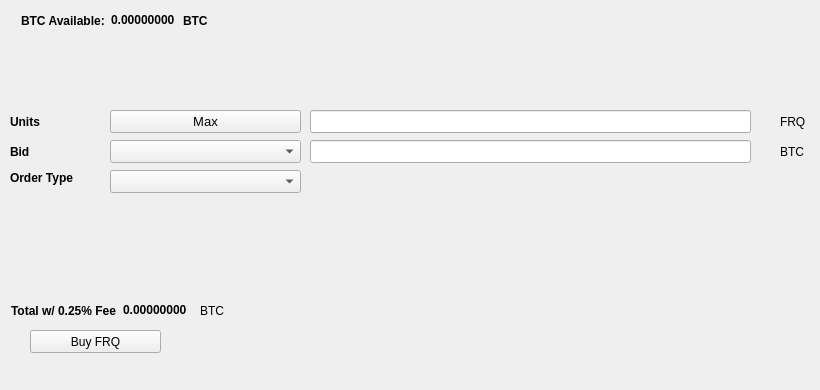
   <widget class="QWidget" name="BuyTab">
    <attribute name="title">
     <string>Buy</string>
    </attribute>
    <widget class="QPushButton" name="BuyFRQ">
     <property name="geometry">
      <rect>
       <x>30</x>
       <y>330</y>
       <width>131</width>
       <height>23</height>
      </rect>
     </property>
     <property name="text">
      <string>Buy FRQ</string>
     </property>
     <property name="icon">
      <iconset resource="../frequency.qrc">
       <normaloff>:/icons/bitcoin</normaloff>:/icons/bitcoin</iconset>
     </property>
    </widget>
    <widget class="QLabel" name="label_3">
     <property name="geometry">
      <rect>
       <x>10</x>
       <y>110</y>
       <width>46</width>
       <height>23</height>
      </rect>
     </property>
     <property name="font">
      <font>
       <weight>75</weight>
       <bold>true</bold>
      </font>
     </property>
     <property name="text">
      <string>Units</string>
     </property>
    </widget>
    <widget class="QLineEdit" name="UnitsInput">
     <property name="geometry">
      <rect>
       <x>310</x>
       <y>110</y>
       <width>441</width>
       <height>23</height>
      </rect>
     </property>
     <property name="font">
      <font>
       <pointsize>9</pointsize>
       <weight>75</weight>
       <bold>true</bold>
      </font>
     </property>
    </widget>
    <widget class="QLineEdit" name="BuyBidPriceEdit">
     <property name="geometry">
      <rect>
       <x>310</x>
       <y>140</y>
       <width>441</width>
       <height>23</height>
      </rect>
     </property>
     <property name="font">
      <font>
       <pointsize>9</pointsize>
       <weight>75</weight>
       <bold>true</bold>
      </font>
     </property>
    </widget>
    <widget class="QLabel" name="label_4">
     <property name="geometry">
      <rect>
       <x>780</x>
       <y>110</y>
       <width>31</width>
       <height>23</height>
      </rect>
     </property>
     <property name="text">
      <string>FRQ</string>
     </property>
    </widget>
    <widget class="QLabel" name="label_5">
     <property name="geometry">
      <rect>
       <x>780</x>
       <y>140</y>
       <width>31</width>
       <height>23</height>
      </rect>
     </property>
     <property name="text">
      <string>BTC</string>
     </property>
    </widget>
    <widget class="QLabel" name="label_6">
     <property name="geometry">
      <rect>
       <x>10</x>
       <y>140</y>
       <width>46</width>
       <height>23</height>
      </rect>
     </property>
     <property name="font">
      <font>
       <weight>75</weight>
       <bold>true</bold>
      </font>
     </property>
     <property name="text">
      <string>Bid</string>
     </property>
    </widget>
    <widget class="QLabel" name="label_7">
     <property name="geometry">
      <rect>
       <x>10</x>
       <y>170</y>
       <width>91</width>
       <height>16</height>
      </rect>
     </property>
     <property name="font">
      <font>
       <weight>75</weight>
       <bold>true</bold>
      </font>
     </property>
     <property name="text">
      <string>Order Type</string>
     </property>
    </widget>
    <widget class="QPushButton" name="Buy_Max_Amount">
     <property name="geometry">
      <rect>
       <x>110</x>
       <y>110</y>
       <width>191</width>
       <height>23</height>
      </rect>
     </property>
     <property name="font">
      <font>
       <pointsize>10</pointsize>
      </font>
     </property>
     <property name="text">
      <string>Max</string>
     </property>
    </widget>
    <widget class="QComboBox" name="BuyBidcomboBox">
     <property name="geometry">
      <rect>
       <x>110</x>
       <y>140</y>
       <width>191</width>
       <height>23</height>
      </rect>
     </property>
     <property name="font">
      <font>
       <pointsize>10</pointsize>
      </font>
     </property>
    </widget>
    <widget class="QComboBox" name="buyOrdertypeCombo">
     <property name="geometry">
      <rect>
       <x>110</x>
       <y>170</y>
       <width>191</width>
       <height>23</height>
      </rect>
     </property>
     <property name="font">
      <font>
       <pointsize>10</pointsize>
      </font>
     </property>
    </widget>
    <widget class="QWidget" name="layoutWidget1">
     <property name="geometry">
      <rect>
       <x>21</x>
       <y>11</y>
       <width>227</width>
       <height>19</height>
      </rect>
     </property>
     <layout class="QHBoxLayout" name="horizontalLayout_3">
      <item>
       <widget class="QLabel" name="label232">
        <property name="font">
         <font>
          <weight>75</weight>
          <bold>true</bold>
         </font>
        </property>
        <property name="text">
         <string>BTC Available:</string>
        </property>
       </widget>
      </item>
      <item>
       <widget class="QLabel" name="BtcAvailableLbl">
        <property name="palette">
         <palette>
          <active>
           <colorrole role="WindowText">
            <brush brushstyle="SolidPattern">
             <color alpha="255">
              <red>0</red>
              <green>0</green>
              <blue>0</blue>
             </color>
            </brush>
           </colorrole>
           <colorrole role="Button">
            <brush brushstyle="SolidPattern">
             <color alpha="255">
              <red>0</red>
              <green>170</green>
              <blue>0</blue>
             </color>
            </brush>
           </colorrole>
           <colorrole role="Light">
            <brush brushstyle="SolidPattern">
             <color alpha="255">
              <red>0</red>
              <green>255</green>
              <blue>0</blue>
             </color>
            </brush>
           </colorrole>
           <colorrole role="Midlight">
            <brush brushstyle="SolidPattern">
             <color alpha="255">
              <red>0</red>
              <green>212</green>
              <blue>0</blue>
             </color>
            </brush>
           </colorrole>
           <colorrole role="Dark">
            <brush brushstyle="SolidPattern">
             <color alpha="255">
              <red>0</red>
              <green>85</green>
              <blue>0</blue>
             </color>
            </brush>
           </colorrole>
           <colorrole role="Mid">
            <brush brushstyle="SolidPattern">
             <color alpha="255">
              <red>0</red>
              <green>113</green>
              <blue>0</blue>
             </color>
            </brush>
           </colorrole>
           <colorrole role="Text">
            <brush brushstyle="SolidPattern">
             <color alpha="255">
              <red>0</red>
              <green>170</green>
              <blue>0</blue>
             </color>
            </brush>
           </colorrole>
           <colorrole role="BrightText">
            <brush brushstyle="SolidPattern">
             <color alpha="255">
              <red>255</red>
              <green>255</green>
              <blue>255</blue>
             </color>
            </brush>
           </colorrole>
           <colorrole role="ButtonText">
            <brush brushstyle="SolidPattern">
             <color alpha="255">
              <red>0</red>
              <green>0</green>
              <blue>0</blue>
             </color>
            </brush>
           </colorrole>
           <colorrole role="Base">
            <brush brushstyle="SolidPattern">
             <color alpha="255">
              <red>255</red>
              <green>255</green>
              <blue>255</blue>
             </color>
            </brush>
           </colorrole>
           <colorrole role="Window">
            <brush brushstyle="SolidPattern">
             <color alpha="255">
              <red>0</red>
              <green>170</green>
              <blue>0</blue>
             </color>
            </brush>
           </colorrole>
           <colorrole role="Shadow">
            <brush brushstyle="SolidPattern">
             <color alpha="255">
              <red>0</red>
              <green>0</green>
              <blue>0</blue>
             </color>
            </brush>
           </colorrole>
           <colorrole role="AlternateBase">
            <brush brushstyle="SolidPattern">
             <color alpha="255">
              <red>127</red>
              <green>212</green>
              <blue>127</blue>
             </color>
            </brush>
           </colorrole>
           <colorrole role="ToolTipBase">
            <brush brushstyle="SolidPattern">
             <color alpha="255">
              <red>255</red>
              <green>255</green>
              <blue>220</blue>
             </color>
            </brush>
           </colorrole>
           <colorrole role="ToolTipText">
            <brush brushstyle="SolidPattern">
             <color alpha="255">
              <red>0</red>
              <green>0</green>
              <blue>0</blue>
             </color>
            </brush>
           </colorrole>
          </active>
          <inactive>
           <colorrole role="WindowText">
            <brush brushstyle="SolidPattern">
             <color alpha="255">
              <red>0</red>
              <green>0</green>
              <blue>0</blue>
             </color>
            </brush>
           </colorrole>
           <colorrole role="Button">
            <brush brushstyle="SolidPattern">
             <color alpha="255">
              <red>0</red>
              <green>170</green>
              <blue>0</blue>
             </color>
            </brush>
           </colorrole>
           <colorrole role="Light">
            <brush brushstyle="SolidPattern">
             <color alpha="255">
              <red>0</red>
              <green>255</green>
              <blue>0</blue>
             </color>
            </brush>
           </colorrole>
           <colorrole role="Midlight">
            <brush brushstyle="SolidPattern">
             <color alpha="255">
              <red>0</red>
              <green>212</green>
              <blue>0</blue>
             </color>
            </brush>
           </colorrole>
           <colorrole role="Dark">
            <brush brushstyle="SolidPattern">
             <color alpha="255">
              <red>0</red>
              <green>85</green>
              <blue>0</blue>
             </color>
            </brush>
           </colorrole>
           <colorrole role="Mid">
            <brush brushstyle="SolidPattern">
             <color alpha="255">
              <red>0</red>
              <green>113</green>
              <blue>0</blue>
             </color>
            </brush>
           </colorrole>
           <colorrole role="Text">
            <brush brushstyle="SolidPattern">
             <color alpha="255">
              <red>0</red>
              <green>170</green>
              <blue>0</blue>
             </color>
            </brush>
           </colorrole>
           <colorrole role="BrightText">
            <brush brushstyle="SolidPattern">
             <color alpha="255">
              <red>255</red>
              <green>255</green>
              <blue>255</blue>
             </color>
            </brush>
           </colorrole>
           <colorrole role="ButtonText">
            <brush brushstyle="SolidPattern">
             <color alpha="255">
              <red>0</red>
              <green>0</green>
              <blue>0</blue>
             </color>
            </brush>
           </colorrole>
           <colorrole role="Base">
            <brush brushstyle="SolidPattern">
             <color alpha="255">
              <red>255</red>
              <green>255</green>
              <blue>255</blue>
             </color>
            </brush>
           </colorrole>
           <colorrole role="Window">
            <brush brushstyle="SolidPattern">
             <color alpha="255">
              <red>0</red>
              <green>170</green>
              <blue>0</blue>
             </color>
            </brush>
           </colorrole>
           <colorrole role="Shadow">
            <brush brushstyle="SolidPattern">
             <color alpha="255">
              <red>0</red>
              <green>0</green>
              <blue>0</blue>
             </color>
            </brush>
           </colorrole>
           <colorrole role="AlternateBase">
            <brush brushstyle="SolidPattern">
             <color alpha="255">
              <red>127</red>
              <green>212</green>
              <blue>127</blue>
             </color>
            </brush>
           </colorrole>
           <colorrole role="ToolTipBase">
            <brush brushstyle="SolidPattern">
             <color alpha="255">
              <red>255</red>
              <green>255</green>
              <blue>220</blue>
             </color>
            </brush>
           </colorrole>
           <colorrole role="ToolTipText">
            <brush brushstyle="SolidPattern">
             <color alpha="255">
              <red>0</red>
              <green>0</green>
              <blue>0</blue>
             </color>
            </brush>
           </colorrole>
          </inactive>
          <disabled>
           <colorrole role="WindowText">
            <brush brushstyle="SolidPattern">
             <color alpha="255">
              <red>0</red>
              <green>85</green>
              <blue>0</blue>
             </color>
            </brush>
           </colorrole>
           <colorrole role="Button">
            <brush brushstyle="SolidPattern">
             <color alpha="255">
              <red>0</red>
              <green>170</green>
              <blue>0</blue>
             </color>
            </brush>
           </colorrole>
           <colorrole role="Light">
            <brush brushstyle="SolidPattern">
             <color alpha="255">
              <red>0</red>
              <green>255</green>
              <blue>0</blue>
             </color>
            </brush>
           </colorrole>
           <colorrole role="Midlight">
            <brush brushstyle="SolidPattern">
             <color alpha="255">
              <red>0</red>
              <green>212</green>
              <blue>0</blue>
             </color>
            </brush>
           </colorrole>
           <colorrole role="Dark">
            <brush brushstyle="SolidPattern">
             <color alpha="255">
              <red>0</red>
              <green>85</green>
              <blue>0</blue>
             </color>
            </brush>
           </colorrole>
           <colorrole role="Mid">
            <brush brushstyle="SolidPattern">
             <color alpha="255">
              <red>0</red>
              <green>113</green>
              <blue>0</blue>
             </color>
            </brush>
           </colorrole>
           <colorrole role="Text">
            <brush brushstyle="SolidPattern">
             <color alpha="255">
              <red>0</red>
              <green>85</green>
              <blue>0</blue>
             </color>
            </brush>
           </colorrole>
           <colorrole role="BrightText">
            <brush brushstyle="SolidPattern">
             <color alpha="255">
              <red>255</red>
              <green>255</green>
              <blue>255</blue>
             </color>
            </brush>
           </colorrole>
           <colorrole role="ButtonText">
            <brush brushstyle="SolidPattern">
             <color alpha="255">
              <red>0</red>
              <green>85</green>
              <blue>0</blue>
             </color>
            </brush>
           </colorrole>
           <colorrole role="Base">
            <brush brushstyle="SolidPattern">
             <color alpha="255">
              <red>0</red>
              <green>170</green>
              <blue>0</blue>
             </color>
            </brush>
           </colorrole>
           <colorrole role="Window">
            <brush brushstyle="SolidPattern">
             <color alpha="255">
              <red>0</red>
              <green>170</green>
              <blue>0</blue>
             </color>
            </brush>
           </colorrole>
           <colorrole role="Shadow">
            <brush brushstyle="SolidPattern">
             <color alpha="255">
              <red>0</red>
              <green>0</green>
              <blue>0</blue>
             </color>
            </brush>
           </colorrole>
           <colorrole role="AlternateBase">
            <brush brushstyle="SolidPattern">
             <color alpha="255">
              <red>0</red>
              <green>170</green>
              <blue>0</blue>
             </color>
            </brush>
           </colorrole>
           <colorrole role="ToolTipBase">
            <brush brushstyle="SolidPattern">
             <color alpha="255">
              <red>255</red>
              <green>255</green>
              <blue>220</blue>
             </color>
            </brush>
           </colorrole>
           <colorrole role="ToolTipText">
            <brush brushstyle="SolidPattern">
             <color alpha="255">
              <red>0</red>
              <green>0</green>
              <blue>0</blue>
             </color>
            </brush>
           </colorrole>
          </disabled>
         </palette>
        </property>
        <property name="font">
         <font>
          <weight>75</weight>
          <bold>true</bold>
         </font>
        </property>
        <property name="text">
         <string>0.00000000</string>
        </property>
        <property name="textInteractionFlags">
         <set>Qt::LinksAccessibleByMouse|Qt::TextSelectableByKeyboard|Qt::TextSelectableByMouse</set>
        </property>
       </widget>
      </item>
      <item>
       <widget class="QLabel" name="BtcAvailableLbl_2">
        <property name="font">
         <font>
          <weight>75</weight>
          <bold>true</bold>
         </font>
        </property>
        <property name="text">
         <string>BTC</string>
        </property>
       </widget>
      </item>
     </layout>
    </widget>
    <widget class="QWidget" name="layoutWidge2">
     <property name="geometry">
      <rect>
       <x>11</x>
       <y>301</y>
       <width>259</width>
       <height>19</height>
      </rect>
     </property>
     <layout class="QHBoxLayout" name="horizontalLayout_4">
      <item>
       <widget class="QLabel" name="label_9">
        <property name="font">
         <font>
          <weight>75</weight>
          <bold>true</bold>
         </font>
        </property>
        <property name="text">
         <string>Total w/ 0.25% Fee</string>
        </property>
       </widget>
      </item>
      <item>
       <widget class="QLabel" name="BuyCostLabel">
        <property name="palette">
         <palette>
          <active>
           <colorrole role="WindowText">
            <brush brushstyle="SolidPattern">
             <color alpha="255">
              <red>0</red>
              <green>0</green>
              <blue>0</blue>
             </color>
            </brush>
           </colorrole>
           <colorrole role="Button">
            <brush brushstyle="SolidPattern">
             <color alpha="255">
              <red>0</red>
              <green>170</green>
              <blue>0</blue>
             </color>
            </brush>
           </colorrole>
           <colorrole role="Light">
            <brush brushstyle="SolidPattern">
             <color alpha="255">
              <red>0</red>
              <green>255</green>
              <blue>0</blue>
             </color>
            </brush>
           </colorrole>
           <colorrole role="Midlight">
            <brush brushstyle="SolidPattern">
             <color alpha="255">
              <red>0</red>
              <green>212</green>
              <blue>0</blue>
             </color>
            </brush>
           </colorrole>
           <colorrole role="Dark">
            <brush brushstyle="SolidPattern">
             <color alpha="255">
              <red>0</red>
              <green>85</green>
              <blue>0</blue>
             </color>
            </brush>
           </colorrole>
           <colorrole role="Mid">
            <brush brushstyle="SolidPattern">
             <color alpha="255">
              <red>0</red>
              <green>113</green>
              <blue>0</blue>
             </color>
            </brush>
           </colorrole>
           <colorrole role="Text">
            <brush brushstyle="SolidPattern">
             <color alpha="255">
              <red>0</red>
              <green>170</green>
              <blue>0</blue>
             </color>
            </brush>
           </colorrole>
           <colorrole role="BrightText">
            <brush brushstyle="SolidPattern">
             <color alpha="255">
              <red>255</red>
              <green>255</green>
              <blue>255</blue>
             </color>
            </brush>
           </colorrole>
           <colorrole role="ButtonText">
            <brush brushstyle="SolidPattern">
             <color alpha="255">
              <red>0</red>
              <green>0</green>
              <blue>0</blue>
             </color>
            </brush>
           </colorrole>
           <colorrole role="Base">
            <brush brushstyle="SolidPattern">
             <color alpha="255">
              <red>255</red>
              <green>255</green>
              <blue>255</blue>
             </color>
            </brush>
           </colorrole>
           <colorrole role="Window">
            <brush brushstyle="SolidPattern">
             <color alpha="255">
              <red>0</red>
              <green>170</green>
              <blue>0</blue>
             </color>
            </brush>
           </colorrole>
           <colorrole role="Shadow">
            <brush brushstyle="SolidPattern">
             <color alpha="255">
              <red>0</red>
              <green>0</green>
              <blue>0</blue>
             </color>
            </brush>
           </colorrole>
           <colorrole role="AlternateBase">
            <brush brushstyle="SolidPattern">
             <color alpha="255">
              <red>127</red>
              <green>212</green>
              <blue>127</blue>
             </color>
            </brush>
           </colorrole>
           <colorrole role="ToolTipBase">
            <brush brushstyle="SolidPattern">
             <color alpha="255">
              <red>255</red>
              <green>255</green>
              <blue>220</blue>
             </color>
            </brush>
           </colorrole>
           <colorrole role="ToolTipText">
            <brush brushstyle="SolidPattern">
             <color alpha="255">
              <red>0</red>
              <green>0</green>
              <blue>0</blue>
             </color>
            </brush>
           </colorrole>
          </active>
          <inactive>
           <colorrole role="WindowText">
            <brush brushstyle="SolidPattern">
             <color alpha="255">
              <red>0</red>
              <green>0</green>
              <blue>0</blue>
             </color>
            </brush>
           </colorrole>
           <colorrole role="Button">
            <brush brushstyle="SolidPattern">
             <color alpha="255">
              <red>0</red>
              <green>170</green>
              <blue>0</blue>
             </color>
            </brush>
           </colorrole>
           <colorrole role="Light">
            <brush brushstyle="SolidPattern">
             <color alpha="255">
              <red>0</red>
              <green>255</green>
              <blue>0</blue>
             </color>
            </brush>
           </colorrole>
           <colorrole role="Midlight">
            <brush brushstyle="SolidPattern">
             <color alpha="255">
              <red>0</red>
              <green>212</green>
              <blue>0</blue>
             </color>
            </brush>
           </colorrole>
           <colorrole role="Dark">
            <brush brushstyle="SolidPattern">
             <color alpha="255">
              <red>0</red>
              <green>85</green>
              <blue>0</blue>
             </color>
            </brush>
           </colorrole>
           <colorrole role="Mid">
            <brush brushstyle="SolidPattern">
             <color alpha="255">
              <red>0</red>
              <green>113</green>
              <blue>0</blue>
             </color>
            </brush>
           </colorrole>
           <colorrole role="Text">
            <brush brushstyle="SolidPattern">
             <color alpha="255">
              <red>0</red>
              <green>170</green>
              <blue>0</blue>
             </color>
            </brush>
           </colorrole>
           <colorrole role="BrightText">
            <brush brushstyle="SolidPattern">
             <color alpha="255">
              <red>255</red>
              <green>255</green>
              <blue>255</blue>
             </color>
            </brush>
           </colorrole>
           <colorrole role="ButtonText">
            <brush brushstyle="SolidPattern">
             <color alpha="255">
              <red>0</red>
              <green>0</green>
              <blue>0</blue>
             </color>
            </brush>
           </colorrole>
           <colorrole role="Base">
            <brush brushstyle="SolidPattern">
             <color alpha="255">
              <red>255</red>
              <green>255</green>
              <blue>255</blue>
             </color>
            </brush>
           </colorrole>
           <colorrole role="Window">
            <brush brushstyle="SolidPattern">
             <color alpha="255">
              <red>0</red>
              <green>170</green>
              <blue>0</blue>
             </color>
            </brush>
           </colorrole>
           <colorrole role="Shadow">
            <brush brushstyle="SolidPattern">
             <color alpha="255">
              <red>0</red>
              <green>0</green>
              <blue>0</blue>
             </color>
            </brush>
           </colorrole>
           <colorrole role="AlternateBase">
            <brush brushstyle="SolidPattern">
             <color alpha="255">
              <red>127</red>
              <green>212</green>
              <blue>127</blue>
             </color>
            </brush>
           </colorrole>
           <colorrole role="ToolTipBase">
            <brush brushstyle="SolidPattern">
             <color alpha="255">
              <red>255</red>
              <green>255</green>
              <blue>220</blue>
             </color>
            </brush>
           </colorrole>
           <colorrole role="ToolTipText">
            <brush brushstyle="SolidPattern">
             <color alpha="255">
              <red>0</red>
              <green>0</green>
              <blue>0</blue>
             </color>
            </brush>
           </colorrole>
          </inactive>
          <disabled>
           <colorrole role="WindowText">
            <brush brushstyle="SolidPattern">
             <color alpha="255">
              <red>0</red>
              <green>85</green>
              <blue>0</blue>
             </color>
            </brush>
           </colorrole>
           <colorrole role="Button">
            <brush brushstyle="SolidPattern">
             <color alpha="255">
              <red>0</red>
              <green>170</green>
              <blue>0</blue>
             </color>
            </brush>
           </colorrole>
           <colorrole role="Light">
            <brush brushstyle="SolidPattern">
             <color alpha="255">
              <red>0</red>
              <green>255</green>
              <blue>0</blue>
             </color>
            </brush>
           </colorrole>
           <colorrole role="Midlight">
            <brush brushstyle="SolidPattern">
             <color alpha="255">
              <red>0</red>
              <green>212</green>
              <blue>0</blue>
             </color>
            </brush>
           </colorrole>
           <colorrole role="Dark">
            <brush brushstyle="SolidPattern">
             <color alpha="255">
              <red>0</red>
              <green>85</green>
              <blue>0</blue>
             </color>
            </brush>
           </colorrole>
           <colorrole role="Mid">
            <brush brushstyle="SolidPattern">
             <color alpha="255">
              <red>0</red>
              <green>113</green>
              <blue>0</blue>
             </color>
            </brush>
           </colorrole>
           <colorrole role="Text">
            <brush brushstyle="SolidPattern">
             <color alpha="255">
              <red>0</red>
              <green>85</green>
              <blue>0</blue>
             </color>
            </brush>
           </colorrole>
           <colorrole role="BrightText">
            <brush brushstyle="SolidPattern">
             <color alpha="255">
              <red>255</red>
              <green>255</green>
              <blue>255</blue>
             </color>
            </brush>
           </colorrole>
           <colorrole role="ButtonText">
            <brush brushstyle="SolidPattern">
             <color alpha="255">
              <red>0</red>
              <green>85</green>
              <blue>0</blue>
             </color>
            </brush>
           </colorrole>
           <colorrole role="Base">
            <brush brushstyle="SolidPattern">
             <color alpha="255">
              <red>0</red>
              <green>170</green>
              <blue>0</blue>
             </color>
            </brush>
           </colorrole>
           <colorrole role="Window">
            <brush brushstyle="SolidPattern">
             <color alpha="255">
              <red>0</red>
              <green>170</green>
              <blue>0</blue>
             </color>
            </brush>
           </colorrole>
           <colorrole role="Shadow">
            <brush brushstyle="SolidPattern">
             <color alpha="255">
              <red>0</red>
              <green>0</green>
              <blue>0</blue>
             </color>
            </brush>
           </colorrole>
           <colorrole role="AlternateBase">
            <brush brushstyle="SolidPattern">
             <color alpha="255">
              <red>0</red>
              <green>170</green>
              <blue>0</blue>
             </color>
            </brush>
           </colorrole>
           <colorrole role="ToolTipBase">
            <brush brushstyle="SolidPattern">
             <color alpha="255">
              <red>255</red>
              <green>255</green>
              <blue>220</blue>
             </color>
            </brush>
           </colorrole>
           <colorrole role="ToolTipText">
            <brush brushstyle="SolidPattern">
             <color alpha="255">
              <red>0</red>
              <green>0</green>
              <blue>0</blue>
             </color>
            </brush>
           </colorrole>
          </disabled>
         </palette>
        </property>
        <property name="font">
         <font>
          <weight>75</weight>
          <bold>true</bold>
         </font>
        </property>
        <property name="autoFillBackground">
         <bool>false</bool>
        </property>
        <property name="text">
         <string>0.00000000</string>
        </property>
        <property name="textInteractionFlags">
         <set>Qt::LinksAccessibleByMouse|Qt::TextSelectableByMouse</set>
        </property>
       </widget>
      </item>
      <item>
       <widget class="QLabel" name="label_10">
        <property name="font">
         <font>
          <weight>50</weight>
          <bold>false</bold>
         </font>
        </property>
        <property name="text">
         <string>BTC</string>
        </property>
       </widget>
      </item>
     </layout>
    </widget>
    <widget class="QLabel" name="label_24">
     <property name="geometry">
      <rect>
       <x>460</x>
       <y>300</y>
       <width>281</width>
       <height>81</height>
      </rect>
     </property>
     <property name="text">
      <string/>
     </property>
     <property name="pixmap">
      <pixmap>:/images/bittrex</pixmap>
     </property>
    </widget>
   </widget>
